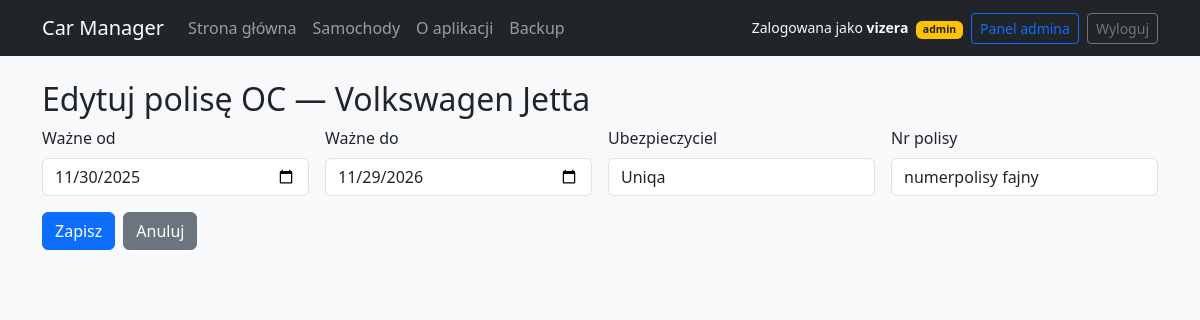
/insurance/1/edit (signed in), run on the app's committed database.
### car_manager/models.py (models this page shows, shortened)
class User(db.Model, UserMixin):
    id = db.Column(db.Integer, primary_key=True)
    username = db.Column(db.String(64), unique=True, nullable=False, index=True)
    email = db.Column(db.String(255), unique=True, index=True, nullable=True)
    password_hash = db.Column(db.String(255), nullable=False)
    is_admin = db.Column(db.Boolean, default=False, nullable=False)
    is_active = db.Column(db.Boolean, default=True, nullable=False)
    created_at = db.Column(db.DateTime, default=datetime.utcnow, nullable=False)
    cars = db.relationship("Car", secondary=car_owners, back_populates="owners")

class Car(db.Model):
    id = db.Column(db.Integer, primary_key=True)
    make = db.Column(db.String(80), nullable=False)
    model = db.Column(db.String(80), nullable=False)
    year = db.Column(db.Integer)
    vin = db.Column(db.String(32), unique=True)
    reg_number = db.Column(db.String(16), unique=True)
    first_registration = db.Column(db.Date)
    owners = db.relationship("User", secondary=car_owners, back_populates="cars")

class InsurancePolicy(db.Model):
    id = db.Column(db.Integer, primary_key=True)
    car_id = db.Column(db.Integer, db.ForeignKey("car.id"), nullable=False, index=True)
    valid_from = db.Column(db.Date, nullable=False)
    valid_to = db.Column(db.Date, nullable=False)
    insurer = db.Column(db.String(128))
    policy_no = db.Column(db.String(64))
    car = db.relationship(
        "Car",
        backref=db.backref("insurance_policies", lazy="dynamic", cascade="all, delete-orphan"),
    )

### car_manager/routes_insurance.py (the view, shortened to what this page needs)
    @app.route("/insurance/<int:policy_id>/edit", methods=["GET", "POST"])
    def insurance_edit(policy_id):
        policy = InsurancePolicy.query.get_or_404(policy_id)
        car = policy.car
        return render_template("insurance_form.html", car=car, policy=policy)

### car_manager/models.py (called while the page is built)
@login_manager.user_loader
def load_user(user_id: str):
    try:
        return User.query.get(int(user_id))
    except Exception:
        return None

### templates/insurance_form.html (shortened to what this page needs)
{% extends "base.html" %}
{% block content %}
<h2>Edytuj polisę OC — {{ car.make }} {{ car.model }}</h2>
<form method="post" class="row g-3">
  <div class="col-md-3">
    <label class="form-label">Ważne od</label>
    <input type="date" name="valid_from" class="form-control" value="{{ policy.valid_from }}" required>
  </div>
  <div class="col-md-3">
    <label class="form-label">Ważne do</label>
    <input type="date" name="valid_to" class="form-control" value="{{ policy.valid_to }}" required>
  </div>
  <div class="col-md-3">
    <label class="form-label">Ubezpieczyciel</label>
    <input type="text" name="insurer" class="form-control" value="{{ policy.insurer or '' }}">
  </div>
  <div class="col-md-3">
    <label class="form-label">Nr polisy</label>
    <input type="text" name="policy_no" class="form-control" value="{{ policy.policy_no or '' }}">
  </div>
  <div class="col-12 d-flex gap-2">
    <button class="btn btn-primary">Zapisz</button>
    <a class="btn btn-secondary" href="{{ url_for('car_detail', car_id=car.id) }}">Anuluj</a>
  </div>
</form>
{% endblock %}

### templates/base.html (shortened to what this page needs)
<!doctype html>
<html lang="pl">
<head>
  <link rel="stylesheet" href="https://cdn.jsdelivr.net/npm/bootstrap@5.3.3/dist/css/bootstrap.min.css">
</head>
<body class="bg-light">
  <nav class="navbar navbar-expand-lg navbar-dark bg-dark mb-4">
    <div class="container">
      <a class="navbar-brand" href="{{ url_for('dashboard') }}">Car Manager</a>
      <div class="collapse navbar-collapse" id="mainNav">
        <ul class="navbar-nav me-auto mb-2 mb-lg-0">
          <li class="nav-item">
            <a class="nav-link" href="{{ url_for('dashboard') }}">Strona główna</a>
          </li>
          <li class="nav-item">
            <a class="nav-link" href="{{ url_for('list_cars') }}">Samochody</a>
          </li>
          <li class="nav-item">
            <a class="nav-link" href="{{ url_for('about') }}">O aplikacji</a>
          </li>
          {% if current_user.is_authenticated and current_user.is_admin %}
          <li class="nav-item">
            <a class="nav-link" href="{{ url_for('backup_page') }}">Backup</a>
          </li>
          {% endif %}
        </ul>
        <div class="d-flex align-items-center gap-2">
          {% if current_user.is_authenticated %}
            <span class="text-light small">
              Zalogowana jako <b>{{ current_user.username }}</b>
              {% if current_user.is_admin %}
                <span class="badge bg-warning text-dark ms-1">admin</span>
              {% endif %}
            </span>
            {% if current_user.is_admin %}
              <a class="btn btn-sm btn-outline-primary" href="{{ url_for('admin_users') }}">
                Panel admina
              </a>
            {% endif %}
            <a class="btn btn-sm btn-outline-secondary" href="{{ url_for('logout') }}">
              Wyloguj
            </a>
          {% else %}
            <a class="btn btn-sm btn-primary" href="{{ url_for('login') }}">
              Zaloguj
            </a>
          {% endif %}
        </div>
      </div>
    </div>
  </nav>
  <main class="container">
    {% block content %}{% endblock %}
  </main>
</body>
</html>

### data on the page
User: username "vizera"
Car: make "Volkswagen", model "Jetta"
InsurancePolicy: valid_from "11/30/2025", valid_to "11/29/2026", insurer "Uniqa", policy_no "numerpolisy fajny"
